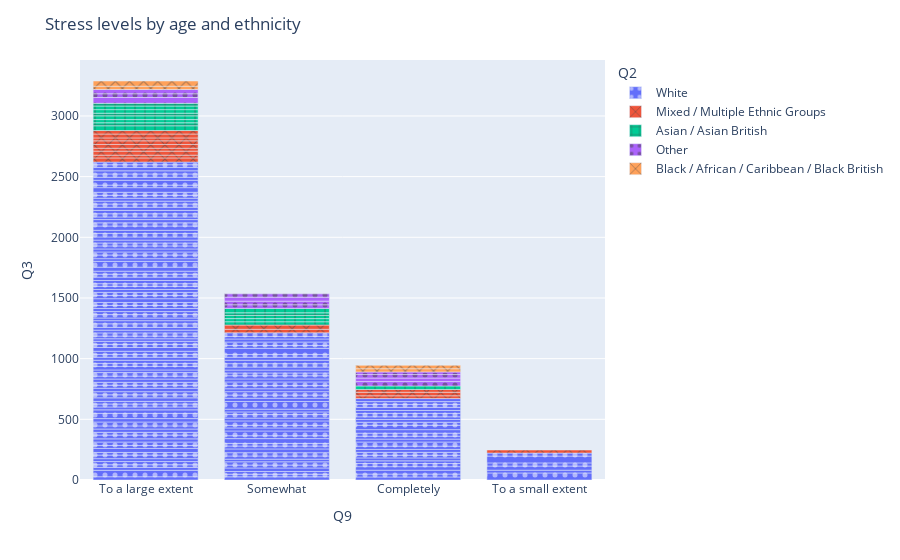

Here is the notebook cell this chart was saved with:
### Markdown cell above
This graph is the stress levels by the age of the participants, now that the outlier was replaced the visualization is easily understandable. The groups of ages between 20 and 35 are the majority of the participants and the ones who felt more stress during the academic year.

### Code cell
fig = px.bar(dataset_1, x="Q9", y="Q3", color="Q2",
             pattern_shape="Q2", pattern_shape_sequence=[".", "x", "+"])
fig.update_layout(title_text="Stress levels by age and ethnicity")
fig.show()

### Figure 1 — Plotly figure (JSON) as saved in the notebook; plotly's stock layout.template omitted (floating-point values rounded to 4 significant figures; data arrays with more than 128 entries replaced by an {"elided": "..."} marker saying what was removed)
{"data": [{"alignmentgroup": "True", "hovertemplate": "Q2=White<br>Q9=%{x}<br>Q3=%{y}<extra></extra>", "legendgroup": "White", "marker": {"color": "#636efa", "pattern": {"shape": "."}}, "name": "White", "offsetgroup": "White", "orientation": "v", "showlegend": true, "textposition": "auto", "type": "bar", "x": {"elided": "174 str values"}, "xaxis": "x", "y": {"elided": "174 int values"}, "yaxis": "y"}, {"alignmentgroup": "True", "hovertemplate": "Q2=Mixed / Multiple Ethnic Groups<br>Q9=%{x}<br>Q3=%{y}<extra></extra>", "legendgroup": "Mixed / Multiple Ethnic Groups", "marker": {"color": "#EF553B", "pattern": {"shape": "x"}}, "name": "Mixed / Multiple Ethnic Groups", "offsetgroup": "Mixed / Multiple Ethnic Groups", "orientation": "v", "showlegend": true, "textposition": "auto", "type": "bar", "x": ["Somewhat", "To a large extent", "To a large extent", "To a large extent", "To a small extent", "To a large extent", "Completely", "Completely", "To a large extent", "To a large extent", "To a large extent", "To a large extent", "Somewhat", "To a large extent", "Completely"], "xaxis": "x", "y": [29, 34, 23, 33, 25, 24, 23, 29, 31, 30, 24, 32, 35, 29, 23], "yaxis": "y"}, {"alignmentgroup": "True", "hovertemplate": "Q2=Asian / Asian British<br>Q9=%{x}<br>Q3=%{y}<extra></extra>", "legendgroup": "Asian / Asian British", "marker": {"color": "#00cc96", "pattern": {"shape": "+"}}, "name": "Asian / Asian British", "offsetgroup": "Asian / Asian British", "orientation": "v", "showlegend": true, "textposition": "auto", "type": "bar", "x": ["To a large extent", "To a large extent", "To a large extent", "To a large extent", "Completely", "To a large extent", "Somewhat", "Somewhat", "To a large extent", "Somewhat", "Somewhat", "Somewhat", "To a large extent", "To a large extent"], "xaxis": "x", "y": [39, 25, 26, 31, 29, 22, 27, 26, 29, 26, 22, 36, 30, 22], "yaxis": "y"}, {"alignmentgroup": "True", "hovertemplate": "Q2=Other<br>Q9=%{x}<br>Q3=%{y}<extra></extra>", "legendgroup": "Other", "marker": {"color": "#ab63fa", "pattern": {"shape": "."}}, "name": "Other", "offsetgroup": "Other", "orientation": "v", "showlegend": true, "textposition": "auto", "type": "bar", "x": ["Somewhat", "To a large extent", "To a large extent", "Completely", "Completely", "To a large extent", "Completely", "Completely", "Somewhat", "Somewhat", "Somewhat"], "xaxis": "x", "y": [30, 48, 31, 36, 29, 35, 29, 22, 30, 33, 27], "yaxis": "y"}, {"alignmentgroup": "True", "hovertemplate": "Q2=Black / African / Caribbean / Black British<br>Q9=%{x}<br>Q3=%{y}<extra></extra>", "legendgroup": "Black / African / Caribbean / Black British", "marker": {"color": "#FFA15A", "pattern": {"shape": "x"}}, "name": "Black / African / Caribbean / Black British", "offsetgroup": "Black / African / Caribbean / Black British", "orientation": "v", "showlegend": true, "textposition": "auto", "type": "bar", "x": ["Completely", "To a large extent", "To a large extent", "Completely"], "xaxis": "x", "y": [26, 27, 43, 28], "yaxis": "y"}], "layout": {"barmode": "relative", "legend": {"title": {"text": "Q2"}, "tracegroupgap": 0}, "margin": {"t": 60}, "title": {"text": "Stress levels by age and ethnicity"}, "xaxis": {"anchor": "y", "domain": [0, 1], "title": {"text": "Q9"}}, "yaxis": {"anchor": "x", "domain": [0, 1], "title": {"text": "Q3"}}}}
